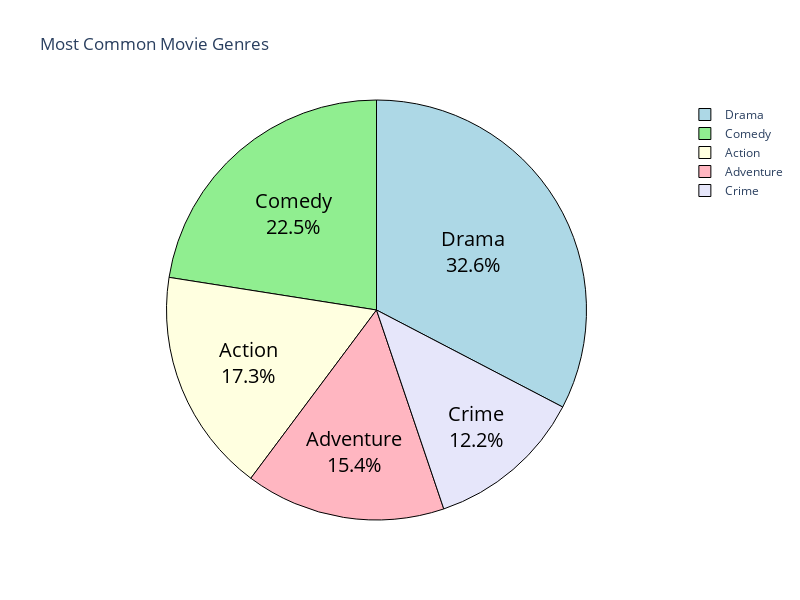

The code cell stored with this chart in its notebook:
### Code cell
#To visualize the top 5 most common occuring genres
df = pd.DataFrame(data)
# Function to clean genre data and get counts
def clean_genres(df):
    split_genres = df['Genre'].str.split(', ')
    genres = [genre for sublist in split_genres for genre in sublist]
    return pd.Series(genres).value_counts()

colors = ['#ADD8E6', '#90EE90', '#FFFFE0', '#FFB6C1', '#E6E6FA']
text_color = '#000000'

fig = go.Figure(data=[go.Pie(labels=genre_counts.index,
                              values=genre_counts,
                              hoverinfo='label+percent',
                              textinfo='label+percent',
                              textfont=dict(size=20, color=text_color),
                              marker=dict(colors=colors,
                                          line=dict(color='black', width=1.0),
                                          ),
                              )])

# Update layout for the chart
fig.update_layout(title='Most Common Movie Genres', showlegend=True, height=600, width=800)
fig.show()

### Figure 1 — Plotly figure (JSON) as saved in the notebook; plotly's stock layout.template omitted (floating-point values rounded to 4 significant figures)
{"data": [{"hoverinfo": "label+percent", "labels": ["Drama", "Comedy", "Action", "Adventure", "Crime"], "marker": {"colors": ["#ADD8E6", "#90EE90", "#FFFFE0", "#FFB6C1", "#E6E6FA"], "line": {"color": "black", "width": 1}}, "textfont": {"color": "#000000", "size": 20}, "textinfo": "label+percent", "type": "pie", "values": [1028, 709, 544, 485, 383]}], "layout": {"height": 600, "showlegend": true, "title": {"text": "Most Common Movie Genres"}, "width": 800}}
